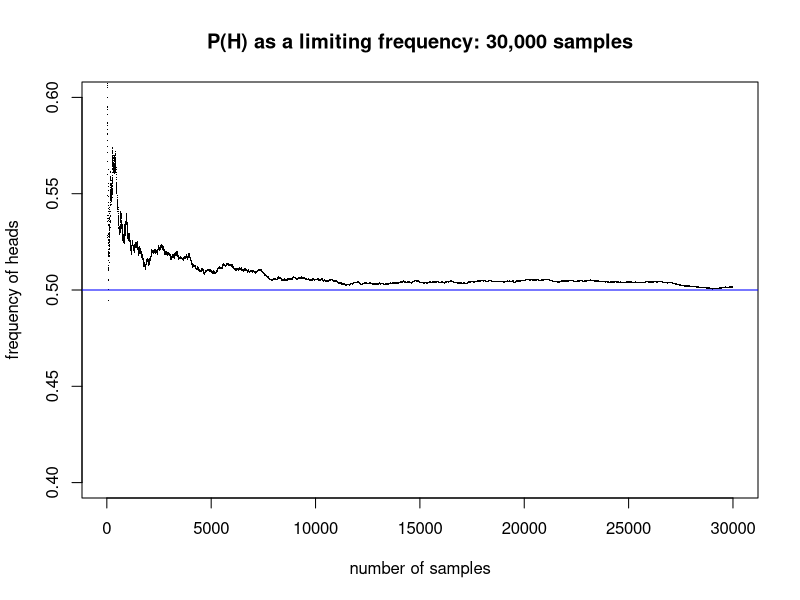

Write R code to recreate this figure.
N = 30000
sims = sample(0:1, N, replace = T)
freqs_by_n = array(NA, N)
for (n in 1 : N){
	freqs_by_n[n] = sum(sims[1:n]) / n
}
freqs_by_n[N]
plot(10:N, 
		freqs_by_n[10:N], 
		xlim = c(10, N), 
		ylim = c(0.40, 0.60), 
		pch = ".", 
		xlab = "number of samples",
		ylab = "frequency of heads",
		main = "P(H) as a limiting frequency: 30,000 samples")
abline(h = 0.5, col = "blue")